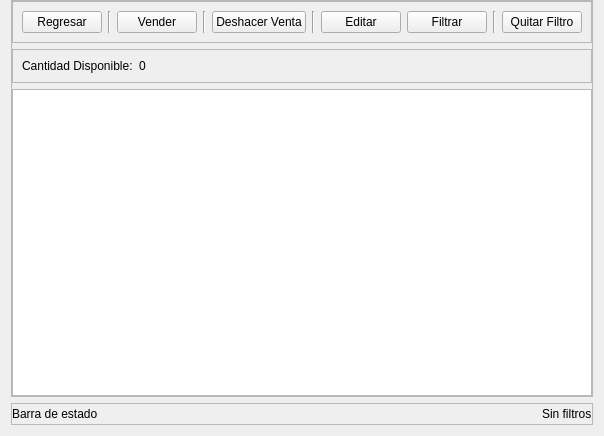
<?xml version="1.0" encoding="UTF-8"?>
<ui version="4.0">
 <class>Frame</class>
 <widget class="QFrame" name="Frame">
  <property name="geometry">
   <rect>
    <x>0</x>
    <y>0</y>
    <width>577</width>
    <height>436</height>
   </rect>
  </property>
  <property name="windowTitle">
   <string>Frame</string>
  </property>
  <layout class="QVBoxLayout" name="verticalLayout">
   <property name="topMargin">
    <number>0</number>
   </property>
   <item>
    <widget class="QFrame" name="main_content_frame">
     <property name="frameShape">
      <enum>QFrame::StyledPanel</enum>
     </property>
     <property name="frameShadow">
      <enum>QFrame::Raised</enum>
     </property>
     <layout class="QVBoxLayout" name="verticalLayout_2">
      <property name="leftMargin">
       <number>0</number>
      </property>
      <property name="topMargin">
       <number>0</number>
      </property>
      <property name="rightMargin">
       <number>0</number>
      </property>
      <property name="bottomMargin">
       <number>0</number>
      </property>
      <item>
       <widget class="QFrame" name="frame_3">
        <property name="frameShape">
         <enum>QFrame::StyledPanel</enum>
        </property>
        <property name="frameShadow">
         <enum>QFrame::Raised</enum>
        </property>
        <layout class="QHBoxLayout" name="horizontalLayout">
         <item>
          <widget class="QPushButton" name="back_button">
           <property name="text">
            <string>Regresar</string>
           </property>
          </widget>
         </item>
         <item>
          <widget class="Line" name="line_3">
           <property name="orientation">
            <enum>Qt::Vertical</enum>
           </property>
          </widget>
         </item>
         <item>
          <widget class="QPushButton" name="sell_button">
           <property name="text">
            <string>Vender</string>
           </property>
          </widget>
         </item>
         <item>
          <widget class="Line" name="line">
           <property name="orientation">
            <enum>Qt::Vertical</enum>
           </property>
          </widget>
         </item>
         <item>
          <widget class="QPushButton" name="undo_sale_button">
           <property name="text">
            <string>Deshacer Venta</string>
           </property>
          </widget>
         </item>
         <item>
          <widget class="Line" name="line_2">
           <property name="orientation">
            <enum>Qt::Vertical</enum>
           </property>
          </widget>
         </item>
         <item>
          <widget class="QPushButton" name="edit_sale_button">
           <property name="text">
            <string>Editar</string>
           </property>
          </widget>
         </item>
         <item>
          <widget class="QPushButton" name="filter_button">
           <property name="text">
            <string>Filtrar</string>
           </property>
          </widget>
         </item>
         <item>
          <widget class="Line" name="line_4">
           <property name="orientation">
            <enum>Qt::Vertical</enum>
           </property>
          </widget>
         </item>
         <item>
          <widget class="QPushButton" name="delete_filter_button">
           <property name="text">
            <string>Quitar Filtro</string>
           </property>
          </widget>
         </item>
        </layout>
       </widget>
      </item>
      <item>
       <widget class="QFrame" name="frame_2">
        <property name="frameShape">
         <enum>QFrame::StyledPanel</enum>
        </property>
        <property name="frameShadow">
         <enum>QFrame::Raised</enum>
        </property>
        <layout class="QGridLayout" name="gridLayout">
         <item row="0" column="0">
          <widget class="QLabel" name="quantity_label">
           <property name="sizePolicy">
            <sizepolicy hsizetype="Maximum" vsizetype="Preferred">
             <horstretch>0</horstretch>
             <verstretch>0</verstretch>
            </sizepolicy>
           </property>
           <property name="text">
            <string>Cantidad Disponible:</string>
           </property>
           <property name="wordWrap">
            <bool>false</bool>
           </property>
          </widget>
         </item>
         <item row="0" column="1">
          <widget class="QLabel" name="quantity_value_label">
           <property name="sizePolicy">
            <sizepolicy hsizetype="Minimum" vsizetype="Preferred">
             <horstretch>0</horstretch>
             <verstretch>0</verstretch>
            </sizepolicy>
           </property>
           <property name="text">
            <string>0</string>
           </property>
          </widget>
         </item>
        </layout>
       </widget>
      </item>
      <item>
       <widget class="QTableWidget" name="sale_table"/>
      </item>
     </layout>
    </widget>
   </item>
   <item>
    <widget class="QFrame" name="frame">
     <property name="frameShape">
      <enum>QFrame::StyledPanel</enum>
     </property>
     <property name="frameShadow">
      <enum>QFrame::Raised</enum>
     </property>
     <layout class="QHBoxLayout" name="horizontalLayout_2">
      <property name="leftMargin">
       <number>0</number>
      </property>
      <property name="topMargin">
       <number>0</number>
      </property>
      <property name="rightMargin">
       <number>0</number>
      </property>
      <property name="bottomMargin">
       <number>0</number>
      </property>
      <item>
       <widget class="QLabel" name="state_bar_label">
        <property name="text">
         <string>Barra de estado</string>
        </property>
       </widget>
      </item>
      <item>
       <spacer name="horizontalSpacer">
        <property name="orientation">
         <enum>Qt::Horizontal</enum>
        </property>
        <property name="sizeType">
         <enum>QSizePolicy::Expanding</enum>
        </property>
        <property name="sizeHint" stdset="0">
         <size>
          <width>40</width>
          <height>20</height>
         </size>
        </property>
       </spacer>
      </item>
      <item>
       <widget class="QLabel" name="filter_state_label">
        <property name="text">
         <string>Sin filtros</string>
        </property>
       </widget>
      </item>
     </layout>
    </widget>
   </item>
  </layout>
 </widget>
 <resources/>
 <connections/>
</ui>
